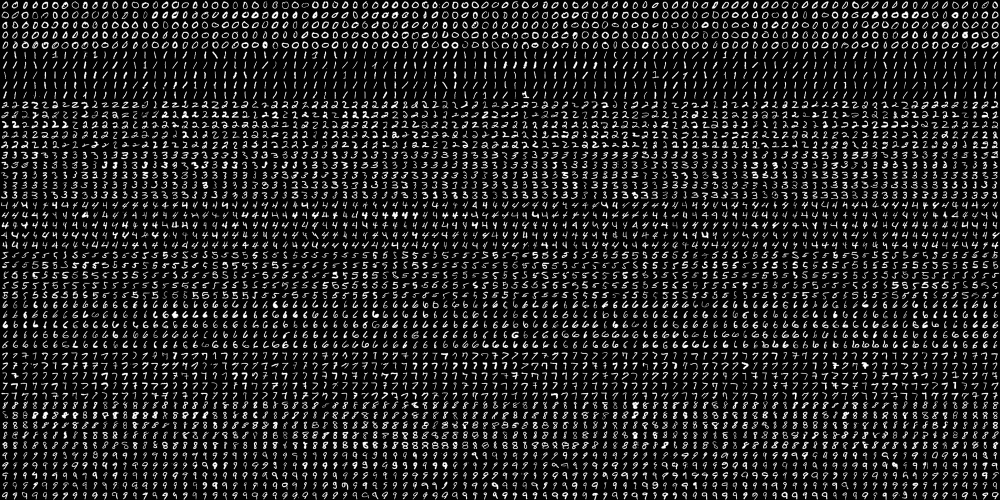
#> input picture assets/digits.png, 2000 x 1000 px (shown at 1/2 size)
$ python OG_OCR.py   (Python 2 division)
#> lines starting #> are read from the running program, lines starting #| are printed output that depends on the picture; after the words box and inside, x2 and y2 are one past the last pixel; in counts of white or black regions, pixels touching at a corner belong together
__author__ = 'smithe3'

import numpy as np
import cv2
from matplotlib import pyplot as plt

img = cv2.imread('assets/digits.png')
#> img is the input picture: shape (1000, 2000, 3); min 0, max 255, mean 33.8
#print img
gray = cv2.cvtColor(img,cv2.COLOR_BGR2GRAY)
# Now we split the image to 5000 cells, each 20x20 size
cells = [np.hsplit(row,100) for row in np.vsplit(gray,50)]
#> cells = 50 items
# Make it into a Numpy array. It size will be (50,100,20,20)
x = np.array(cells)
# Now we prepare train_data and test_data.
train = x[:,:50].reshape(-1,400).astype(np.float32) # Size = (2500,400)
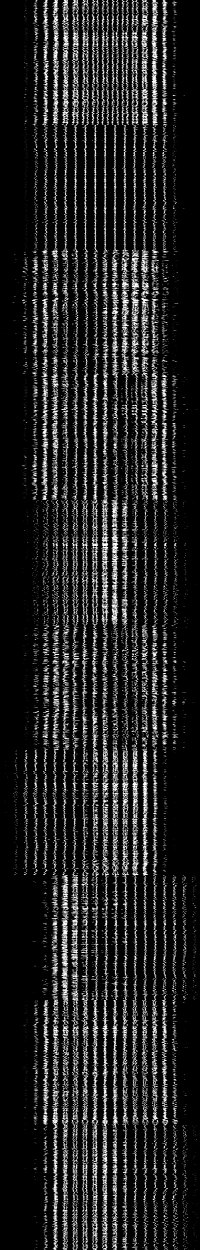
#> train: shape (2500, 400) float32 (shown at 1/2 size); min 0, max 255, mean 33.8
test = x[:,50:100].reshape(-1,400).astype(np.float32) # Size = (2500,400)
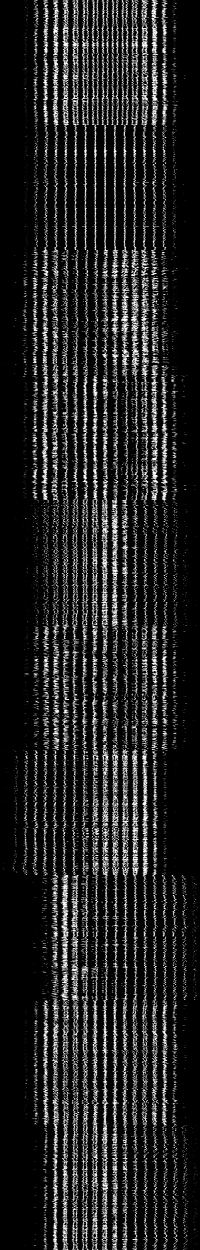
#> test: shape (2500, 400) float32 (shown at 1/2 size); min 0, max 255, mean 33.8
print train.shape
#| (2500, 400)
print test.shape
#| (2500, 400)

# Create labels for train and test data
k = np.arange(10)
train_labels = np.repeat(k,250)[:,np.newaxis]
test_labels = train_labels.copy()
# Initiate kNN, train the data, then test it with test data for k=1
knn = cv2.ml.KNearest_create()
knn.train(train, cv2.ml.ROW_SAMPLE, train_labels)
ret,result,neighbours,dist = knn.findNearest(test,k=5)
#> ret = 0; result = 2500 values, max 9 at index 452, min 0 at index 0, mean 4.47; neighbours = 2500 rows, first 6: [0, 0, 0, 0, 0], [0, 0, 0, 0, 0], [0, 0, 0, 0, 0], [0, 0, 5, 5, 5], [0, 0, 0, 0, 0], [0, 0, 0, 0, 0]; dist = 2500 rows, first 6: [361955, 598018, 606136, 608480, 610345], [790595, 959768, 1055851, 1065401, 1068785], [534520, 641045, 681043, 732508, 751514], [943748, 958162, 1052576, 1243297, 1249885], [796400, 841097, 878670, 896978, 960181], [396251, 671587, 715542, 749110, 751370]
# Now we check the accuracy of classification
# For that, compare the result with test_labels and check which are wrong
matches = result==test_labels
correct = np.count_nonzero(matches)
#> correct = 2294
accuracy = correct*100.0/result.size
#> accuracy = 91.76
print( accuracy )
#| 91.76


src = cv2.imread("assets/Numbers/dark1.jpg", 0)
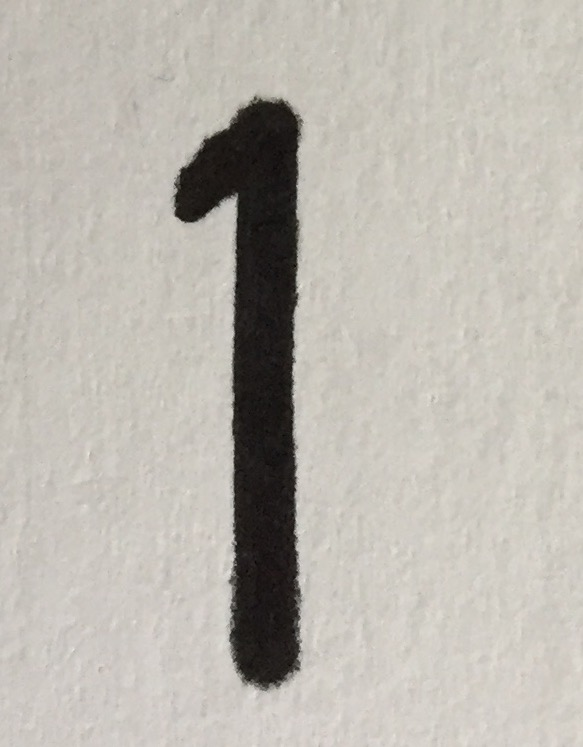
#> input picture assets/Numbers/dark1.jpg, 583 x 747 px
#> src: shape (747, 583); min 5, max 233, mean 183.4
cv2.imshow("orig", src)
cv2.waitKey()

clahe = cv2.createCLAHE(clipLimit=2.0, tileGridSize=(8,8))
cl1 = clahe.apply(src)
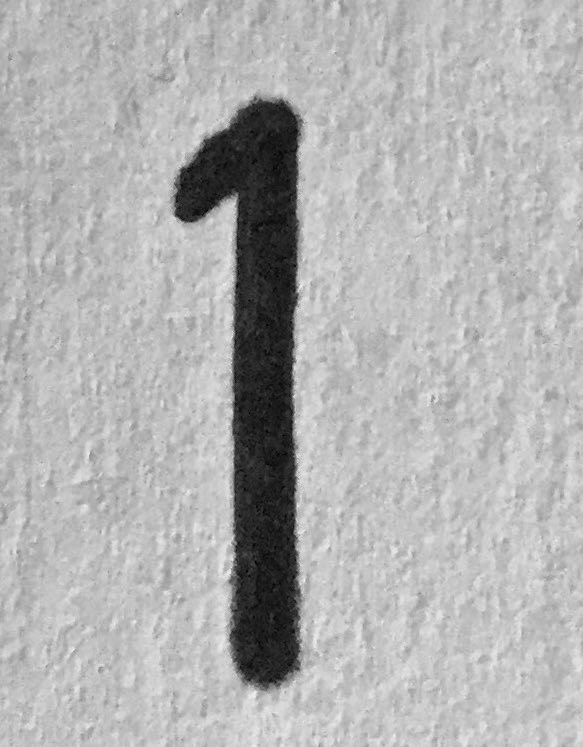
#> cl1: shape (747, 583); min 4, max 237, mean 177
cv2.imshow("histogram", cl1)
cv2.waitKey()

st = cv2.getStructuringElement(cv2.MORPH_ELLIPSE, (9,9))
erode = cv2.morphologyEx(cl1, cv2.MORPH_CLOSE, st, iterations=3)
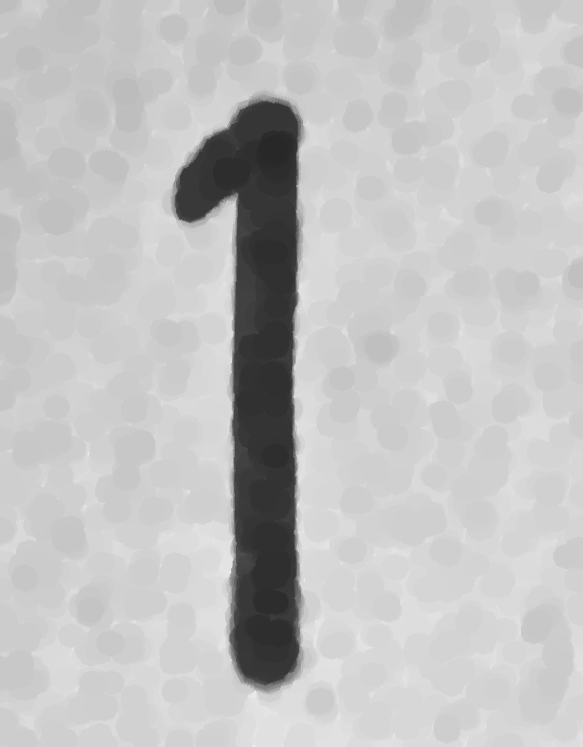
#> erode: shape (747, 583); min 40, max 237, mean 193.3
cv2.imshow("erode", erode)
cv2.waitKey()

width, height = erode.shape
#> width = 747; height = 583
cv2.waitKey()

if(np.count_nonzero(erode)>(width*height)/2):
    res, thresh = cv2.threshold(erode, 115, 255, cv2.THRESH_BINARY_INV)
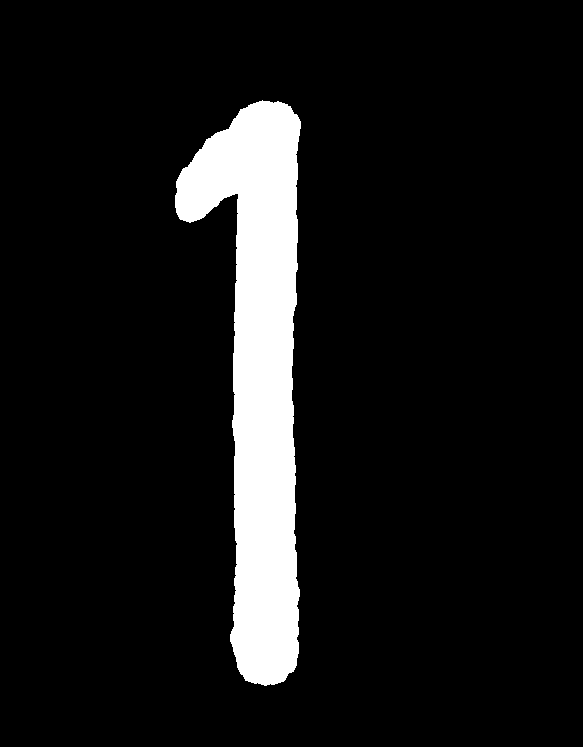
#> thresh: shape (747, 583); 9% white; 1 white region, box (x1, y1, x2, y2) and area: (175, 100, 301, 686) 39240
    print thresh
#> (printed output is left out)
    cv2.imshow("thresh", thresh)
    cv2.waitKey()
    resized = cv2.resize(thresh, (20, 20))
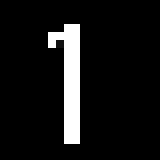
#> resized: shape (20, 20) (shown 8 times larger); min 0, max 255, mean 21.1
else:
    resized = cv2.resize(erode, (20, 20))

cv2.imshow("resized", resized)
cv2.waitKey(0)

reshaped = np.reshape(resized, (1, 400))
#cv2.imshow("reshaped", reshaped)
#cv2.waitKey(0)


retype = np.float32(reshaped)
retval, results, neighborResponses, dists = knn.findNearest(retype, k=10)
#> retval = 1; results = [1]

print
print retval
#| 1.0
print results
#| [[1.]]
print neighborResponses
#| [[1. 6. 8. 1. 1. 1. 1. 1. 6. 1.]]
print dists
#| [[1398494. 1481125. 1618316. 1624838. 1635224. 1704528. 1705121. 1707146.
#|   1721977. 1742162.]]
